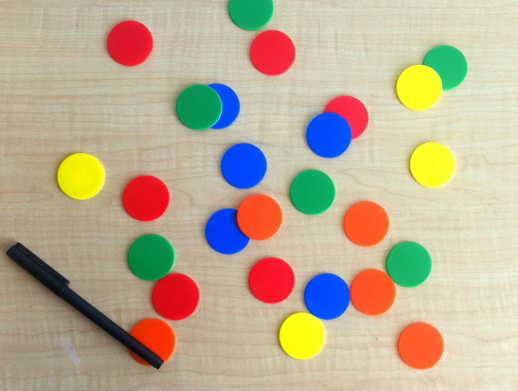
#> input picture images/chips.png, 518 x 391 px, found by its file name
$ jupyter execute Segmentation_2_PDI.ipynb
#> lines starting #> are read from the running program, lines starting #| are printed output that depends on the picture; after the words box and inside, x2 and y2 are one past the last pixel; in counts of white or black regions, pixels touching at a corner belong together
[cell 1]
import numpy as np
import matplotlib.pyplot as plt
import cv2 as cv
import matplotlib.image as mpimg

[cell 2]
def plot4GrayImages(img1, img2, img3, img4, titleImg1 = "", titleImg2 = "", titleImg3 = "", titleImg4 = ""):
    plt.subplots(figsize=(24, 14))
    plt.subplot(141), plt.imshow(img1, cmap='gray'),plt.title(titleImg1)

    plt.subplot(142), plt.imshow(img2, cmap='gray'),plt.title(titleImg2)

    plt.subplot(143), plt.imshow(img3, cmap='gray'),plt.title(titleImg3)

    plt.subplot(144), plt.imshow(img4, cmap='gray'),plt.title(titleImg4)

    plt.show()

def plot3GrayImages(img1, img2, img3, titleImg1 = "", titleImg2 = "", titleImg3 = ""):
    plt.subplots(figsize=(24, 14))
    plt.subplot(131), plt.imshow(img1, cmap='gray'),plt.title(titleImg1)
    #plt.xticks([]), plt.yticks([])
    plt.subplot(132), plt.imshow(img2, cmap='gray'),plt.title(titleImg2)
    #plt.xticks([]), plt.yticks([])
    plt.subplot(133), plt.imshow(img3, cmap='gray'),plt.title(titleImg3)
    #plt.xticks([]), plt.yticks([])
    plt.show()

def plot2Images(img1, img2, titleImg1 = "", titleImg2 = ""):
    plt.subplots(figsize=(24, 14))
    plt.subplot(131), plt.imshow(cv.cvtColor(img1, cv.COLOR_BGR2RGB)),plt.title(titleImg1)
    #plt.xticks([]), plt.yticks([])
    plt.subplot(132), plt.imshow(cv.cvtColor(img2, cv.COLOR_BGR2RGB)),plt.title(titleImg2)
    #plt.xticks([]), plt.yticks([])
    plt.show()

def plot3Images(img1, img2, img3, titleImg1 = "", titleImg2 = "", titleImg3 = ""):
    plt.subplots(figsize=(24, 14))
    plt.subplot(131), plt.imshow(img1),plt.title(titleImg1)
    #plt.xticks([]), plt.yticks([])
    plt.subplot(132), plt.imshow(img2),plt.title(titleImg2)
    #plt.xticks([]), plt.yticks([])
    plt.subplot(133), plt.imshow(img3),plt.title(titleImg3)
    #plt.xticks([]), plt.yticks([])
    plt.show()

def plot4Images(img1, img2, img3, img4, titleImages = np.full(4, " ")):
    plt.subplots(figsize=(16, 14))
    plt.subplot(221), plt.imshow(cv.cvtColor(img1, cv.COLOR_BGR2RGB)),plt.title(titleImages[0])
    #plt.xticks([]), plt.yticks([])
    plt.subplot(222), plt.imshow(cv.cvtColor(img2, cv.COLOR_BGR2RGB)),plt.title(titleImages[1])
    #plt.xticks([]), plt.yticks([])
    plt.subplot(223), plt.imshow(cv.cvtColor(img3, cv.COLOR_BGR2RGB)),plt.title(titleImages[2])
    #plt.xticks([]), plt.yticks([])
    plt.subplot(224), plt.imshow(cv.cvtColor(img4, cv.COLOR_BGR2RGB)),plt.title(titleImages[3])
    #plt.xticks([]), plt.yticks([])
    plt.show()

def plotImage(img, title=""):
    plt.subplots(figsize=(15, 10))
    plt.imshow(cv.cvtColor(img, cv.COLOR_BGR2RGB)),plt.title(title)
    #plt.xticks([]), plt.yticks([])
    plt.show()

Carregar a imagem "chips.png".

Calcular o gradiente e mostrar uma imagem com os vetores sobrepostos à imagem "chips.png", utilizando a função 'quiver'.

Obter a magnitude do gradiente e limiarizá-la.

Obter as bordas dos discos utilizando o algoritmo 'canny'.

[cell 3]
def quiverPlotOverImage(img, imgSobelx, imgSobely):

    # plot dos vetores usando a função quiver e guardando em um png
    x_pos = np.arange(img.shape[1])
    y_pos = np.arange(img.shape[0])

    X, Y = np.meshgrid(x_pos, y_pos)

    fig = plt.figure(figsize=(11, 10))
    plt.quiver(X, Y, imgSobelx, imgSobely)
    plt.xticks([]), plt.yticks([])
    plt.tight_layout()

    plt.savefig('vetores.png', bbox_inches='tight')
    plt.close(fig)

    # recuperando a imagem do plot anterior para sobrepor a imagem
    imgVectors = cv.imread('vetores.png', 0)

    # fazendo um flip no eixo y(por conta que o matplotlib inverteu o eixo y)
    imgVectors = imgVectors[::-1, :]

    # crop da imagem dos vetores (fiz uma estimativa de quanto precisaria cortar para remover a "margem" do plot)
    width, height = (imgVectors.shape[1], imgVectors.shape[0])
    imgVectors = imgVectors[40:height-40, 40:width-40]

    # fazendo um resize da imagem para a mesma dimensão do plot
    imgResized = cv.resize(img, (imgVectors.shape[1], imgVectors.shape[0]), interpolation = cv.INTER_AREA)

    # sobrepondo imagens
    result = cv.bitwise_and(imgResized, imgResized, mask = imgVectors)

    return result

imgOriginal = cv.imread('chips.png', 0)
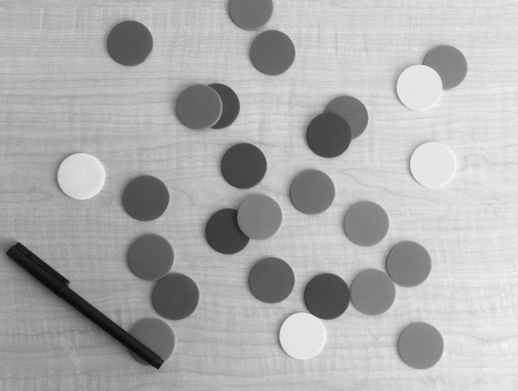
#> imgOriginal: shape (391, 518); min 9, max 247, mean 174.4
img = imgOriginal[0:90, 100:180]
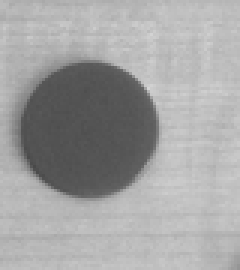
#> img: shape (90, 80) (shown 3 times larger); min 73, max 213, mean 162.6

plot2Images(imgOriginal, img, "imagem original", "imagem ampliada")

SobelGx = np.array([[-1, 0, 1],
                    [-2, 0, 2],
                    [-1, 0, 1]])

SobelGy = np.array([[-1, -2, -1],
                    [0, 0, 0],
                    [1, 2, 1]])

# precisa definir depth = cv.CV_64F por conta dos valores negativos
imgSobelx = cv.filter2D(img, cv.CV_64F, SobelGx)
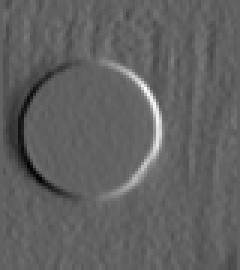
#> imgSobelx: shape (90, 80) float64 (shown 3 times larger); min -222, max 359, mean 0.6; drawn with min black and max white
imgSobely = cv.filter2D(img, cv.CV_64F, SobelGy)
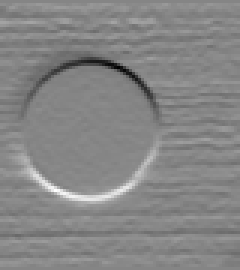
#> imgSobely: shape (90, 80) float64 (shown 3 times larger); min -354, max 320, mean 0.7; drawn with min black and max white

# criando a imagem com os vetores sobrepostos à imagem
result = quiverPlotOverImage(img, imgSobelx, imgSobely)
#> in quiverPlotOverImage, `plt.quiver(X, Y, imgSobelx, imgSobely)`:
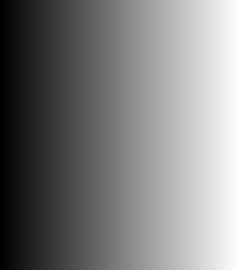
#> X: shape (90, 80) int64 (shown 3 times larger); min 0, max 79, mean 39.5; drawn with min black and max white
#> in quiverPlotOverImage, `imgVectors = imgVectors[40:height-40, 40:width-40]`:
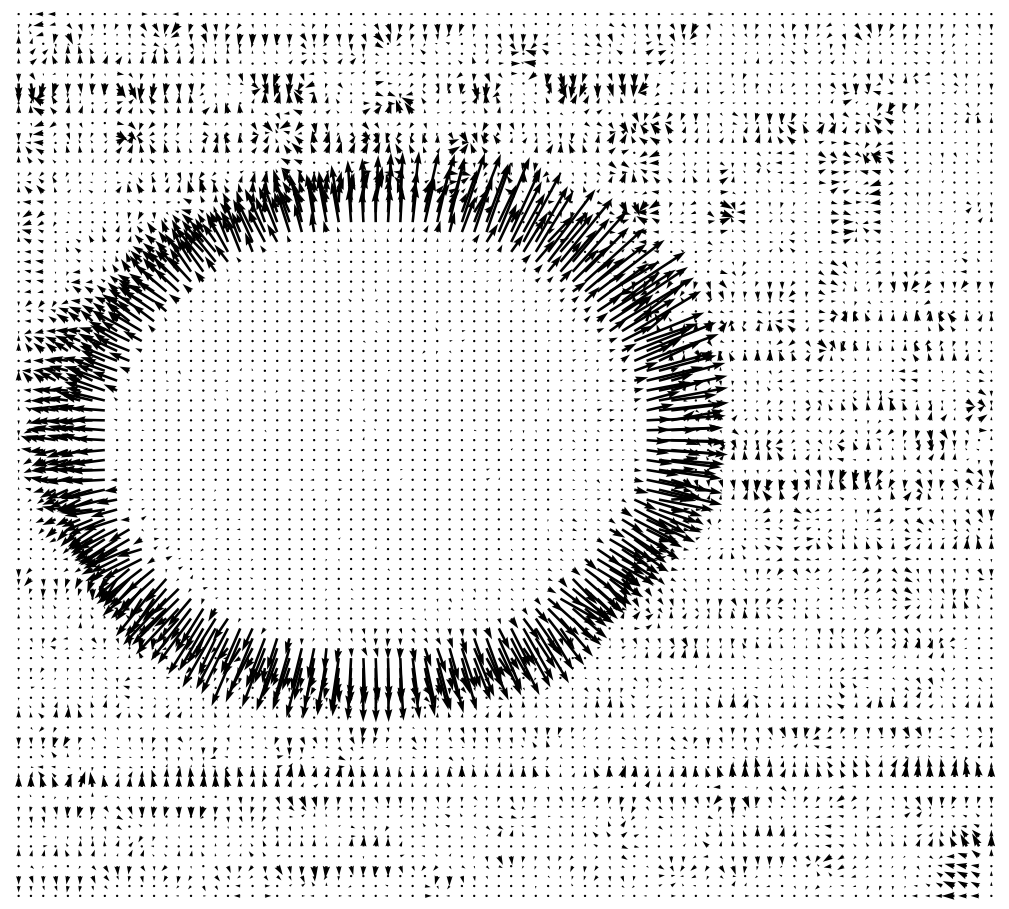
#> imgVectors: shape (909, 1009); min 0, max 255, mean 224.2
#> in quiverPlotOverImage, `result = cv.bitwise_and(imgResized, imgResized, mask = imgVectors)`:
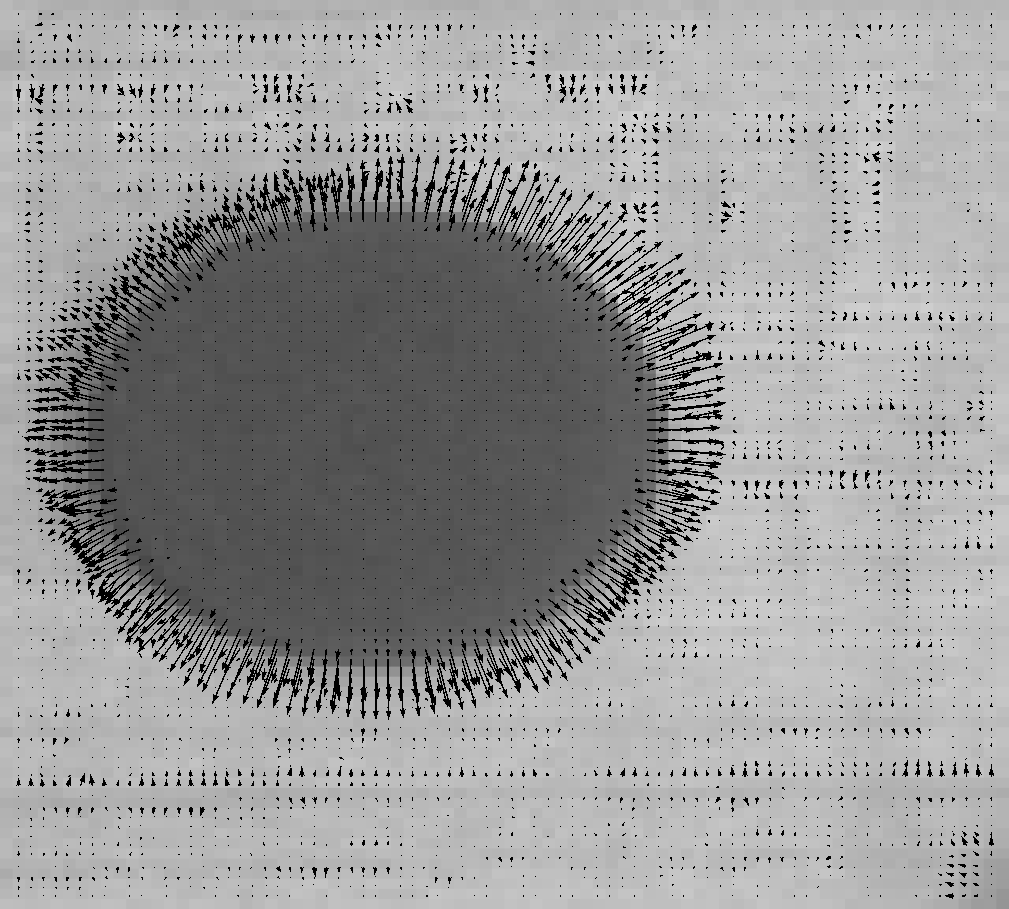
#> result: shape (909, 1009); min 0, max 213, mean 152.8

plotImage(result, "imagem com vetores")

[cell 4]
# Obtendo magnitude limiarizada

img = cv.imread('chips.png')
#> img is the input picture: shape (391, 518, 3); mean B, G, R 148.1, 173.3, 188.3

img = cv.blur(img, (5, 5))

SobelGx = np.array([[-1, 0, 1],
                    [-2, 0, 2],
                    [-1, 0, 1]])

SobelGy = np.array([[-1, -2, -1],
                    [0, 0, 0],
                    [1, 2, 1]])

# precisa definir depth = cv.CV_64F por conta dos valores negativos
imgSobelx = cv.filter2D(img, cv.CV_64F, SobelGx)
#> imgSobelx: shape (391, 518, 3) float64
imgSobely = cv.filter2D(img, cv.CV_64F, SobelGy)
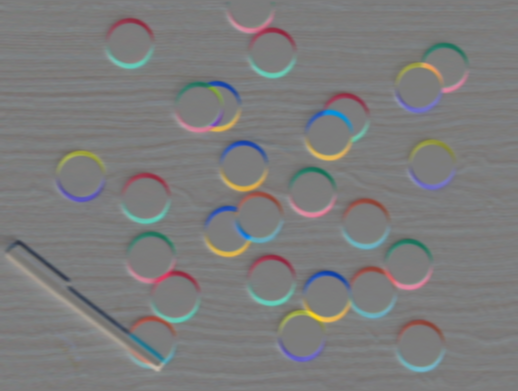
#> imgSobely: shape (391, 518, 3) float64; mean B, G, R -0.2, -0.2, 0.2; drawn with min black and max white

#imgSobelMag = np.hypot(imgSobelx, imgSobely).astype(np.uint8)
imgSobelMag = (np.abs(imgSobelx) + np.abs(imgSobely)).astype(np.uint8)

imgSobelxAbs = np.abs(imgSobelx).astype(np.uint8)
imgSobelyAbs = np.abs(imgSobely).astype(np.uint8)

plot4Images(img, imgSobelxAbs, imgSobelyAbs, imgSobelMag, ["Original", "Sobel X", "Sobel Y", "Sobel Magnitude"])
#> in plot4Images, `plt.show()`:
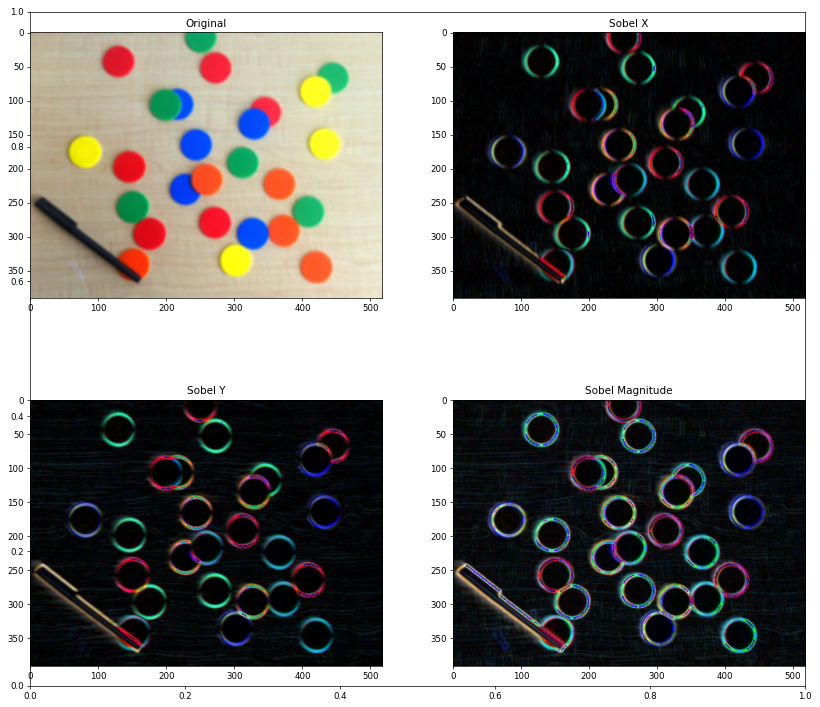
#> figure drawn by matplotlib, 4 panels

_, imgThresh = cv.threshold(imgSobelMag, imgSobelMag.max()*0.33,255,cv.THRESH_BINARY)

plotImage(imgThresh, "magnitude limiarizada")

[cell 5]
# Aplicando Canny

img = cv.imread('chips.png')
imgCanny = cv.Canny(img, 100, 200)
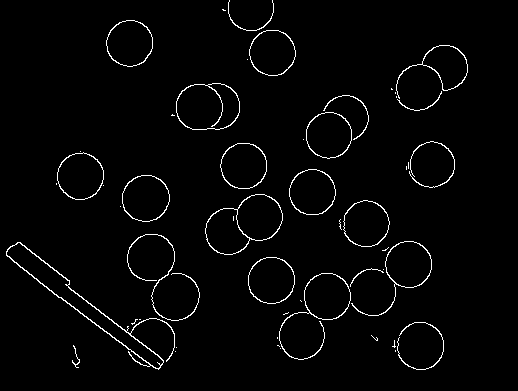
#> imgCanny: shape (391, 518); 2.3% white in thin lines or dots, all inside (x1, y1, x2, y2) = (6, 0, 468, 370)

plotImage(imgCanny, "image com o Canny aplicado")

$ run again, with images/ct.png copied over images/chips.png
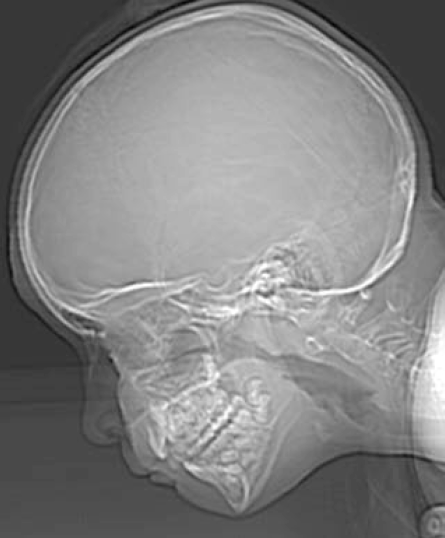
#> input picture images/ct.png, 445 x 538 px, found by its file name
#> imgOriginal is the input picture: shape (538, 445); min 1, max 255, mean 130.2
#> imgThresh: shape (538, 445, 3); 7.5% white; 300 white regions (196 under 20 px), largest, box (x1, y1, x2, y2) and area: (15, 0, 418, 340) 6585, (189, 394, 251, 454) 878, (291, 1, 424, 132) 643
#> `imgCanny = cv.Canny(img, 100, 200)`:
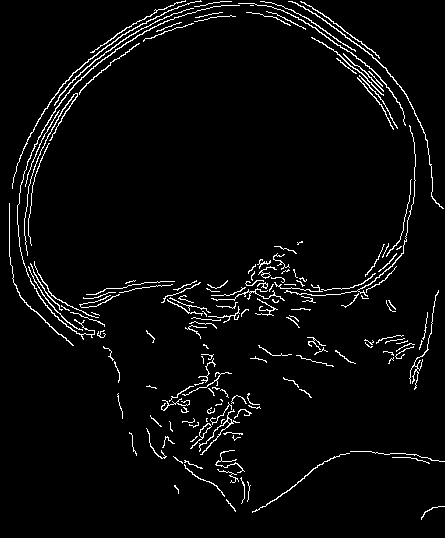
#> imgCanny: shape (538, 445); 3.8% white in thin lines or dots
